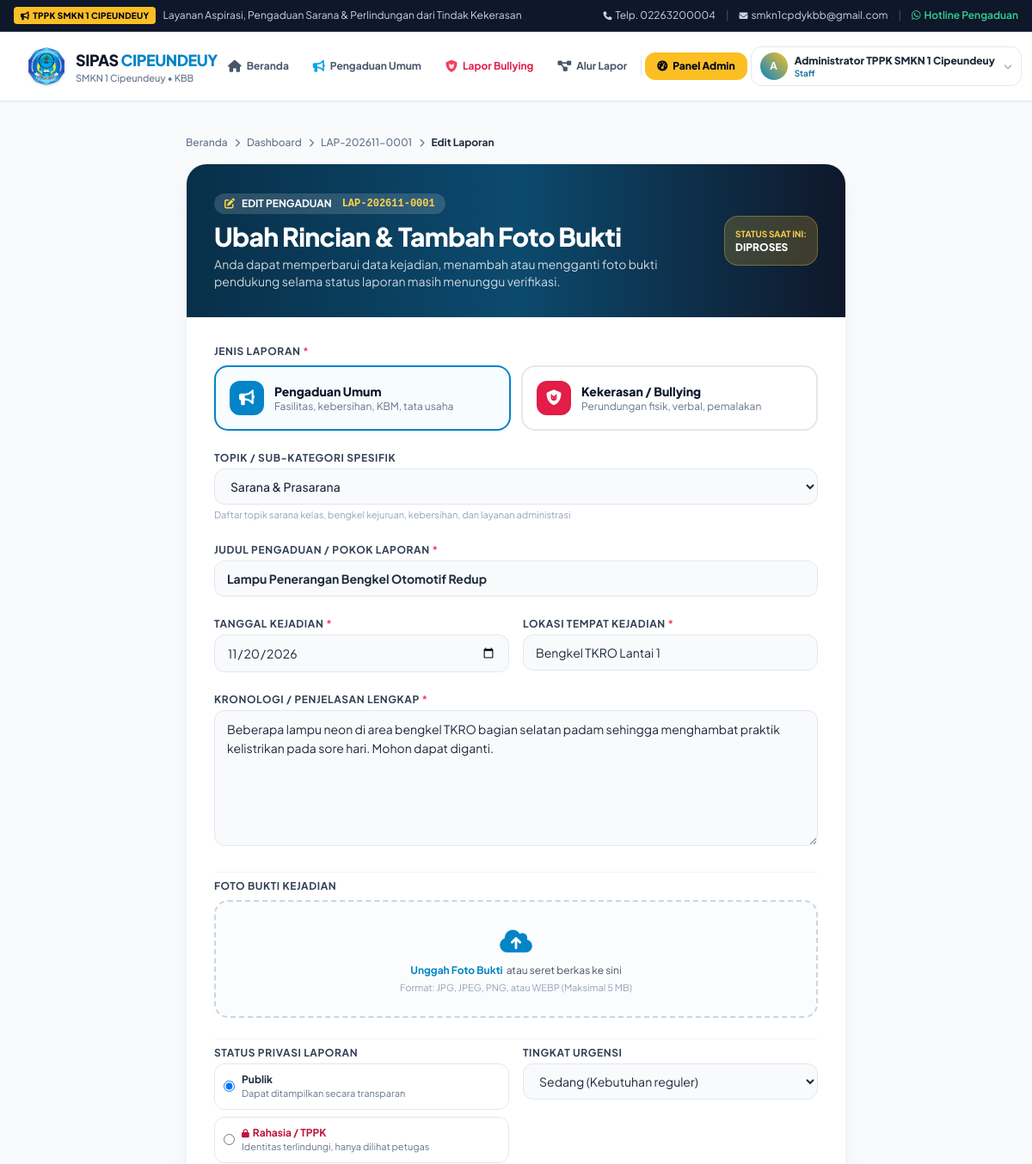
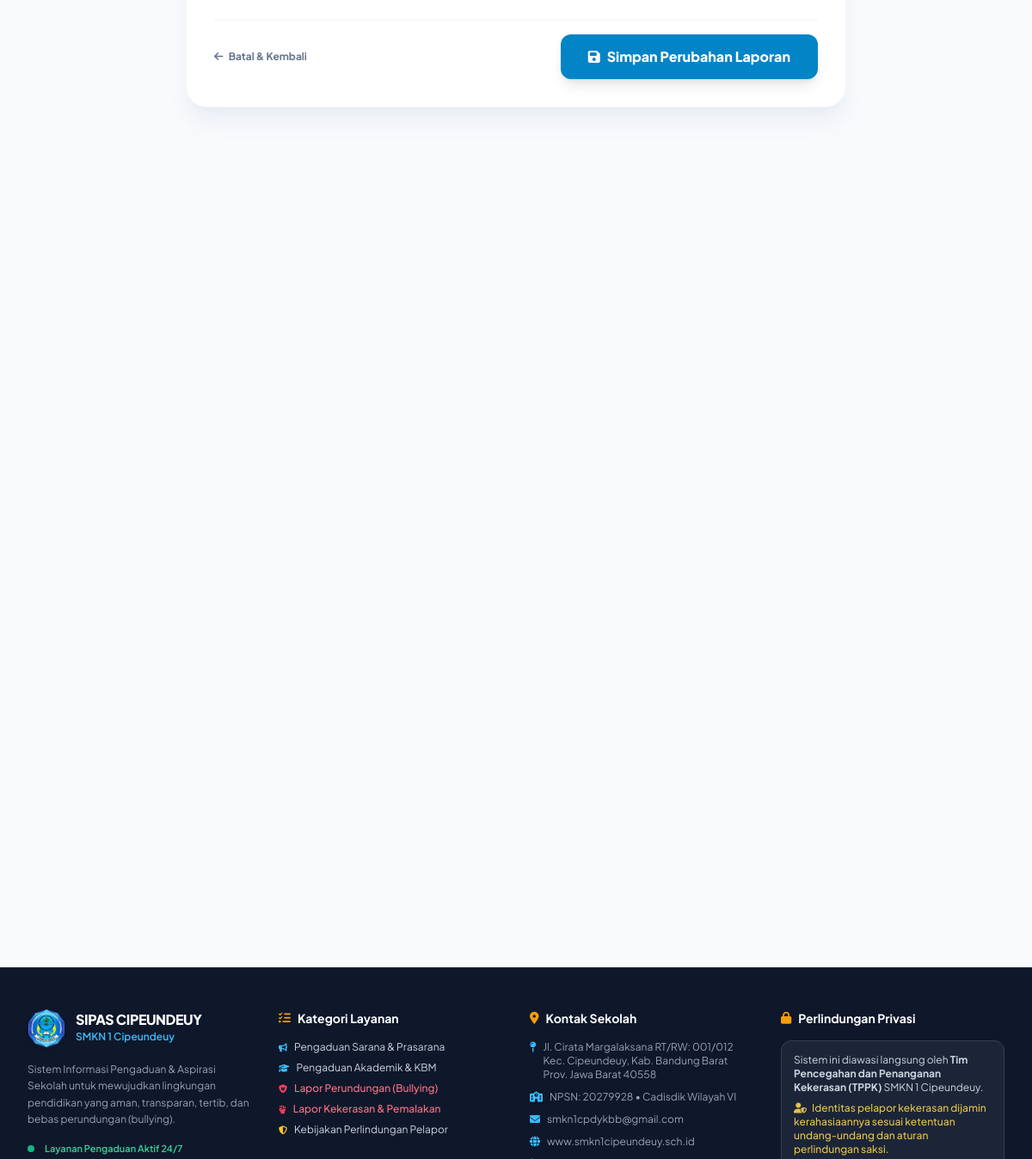
The app's page /pelapor/edit-laporan.php?id=1 (signed in) with its own data (2 pictures, top to bottom).
### tables this page shows
CREATE TABLE `pengaduan` (
    `id` INT AUTO_INCREMENT PRIMARY KEY,
    `kode_tiket` VARCHAR(30) NOT NULL UNIQUE,
    `user_id` INT NOT NULL,
    `jenis_laporan` ENUM('umum', 'kekerasan_bullying') NOT NULL,
    `kategori_id` INT NULL,
    `judul` VARCHAR(200) NOT NULL,
    `isi_laporan` TEXT NOT NULL,
    `tanggal_kejadian` DATE NOT NULL,
    `lokasi_kejadian` VARCHAR(150) NOT NULL,
    `foto_bukti` VARCHAR(255) NULL,
    `status_privasi` ENUM('publik', 'rahasia') NOT NULL DEFAULT 'publik' COMMENT 'rahasia: hanya admin/TPPK yang tahu identitas pelapor',
    `prioritas` ENUM('rendah', 'sedang', 'tinggi', 'darurat') NOT NULL DEFAULT 'sedang',
    `status` ENUM('menunggu', 'diproses', 'selesai', 'ditolak') NOT NULL DEFAULT 'menunggu',
    `created_at` TIMESTAMP DEFAULT CURRENT_TIMESTAMP,
    `updated_at` TIMESTAMP DEFAULT CURRENT_TIMESTAMP ON UPDATE CURRENT_TIMESTAMP,
    INDEX `idx_pengaduan_user` (`user_id`),
    INDEX `idx_pengaduan_kategori` (`kategori_id`),
    CONSTRAINT `fk_pengaduan_user` FOREIGN KEY (`user_id`) REFERENCES `users` (`id`) ON DELETE CASCADE,
    CONSTRAINT `fk_pengaduan_kategori` FOREIGN KEY (`kategori_id`) REFERENCES `kategori_pengaduan` (`id`) ON DELETE SET NULL
);

CREATE TABLE `kategori_pengaduan` (
    `id` INT AUTO_INCREMENT PRIMARY KEY,
    `jenis_laporan` ENUM('umum', 'kekerasan_bullying') NOT NULL,
    `nama_kategori` VARCHAR(100) NOT NULL,
    `deskripsi` TEXT NULL,
    `icon` VARCHAR(50) DEFAULT 'fa-folder'
);

### pelapor/edit-laporan.php (the view, shortened to what the rows shown need)
<?php
require_once __DIR__ . '/../config/helpers.php';
$db = get_db_connection();
$id = isset($_GET['id']) ? (int)$_GET['id'] : 0;
$stmt = $db->prepare("SELECT * FROM pengaduan WHERE id = ?");
$stmt->execute([$id]);
$lap = $stmt->fetch();
$stmtKat = $db->query("SELECT * FROM kategori_pengaduan ORDER BY jenis_laporan, nama_kategori ASC");
$allKategori = $stmtKat->fetchAll();
$selectedJenis = $_POST['jenis_laporan'] ?? $lap['jenis_laporan'];
$formData = [
    'jenis_laporan'    => $selectedJenis,
    'kategori_id'      => $_POST['kategori_id'] ?? $lap['kategori_id'],
    'judul'            => $_POST['judul'] ?? $lap['judul'],
    'tanggal_kejadian' => $_POST['tanggal_kejadian'] ?? $lap['tanggal_kejadian'],
    'lokasi_kejadian'  => $_POST['lokasi_kejadian'] ?? $lap['lokasi_kejadian'],
    'isi_laporan'      => $_POST['isi_laporan'] ?? $lap['isi_laporan'],
    'status_privasi'   => $_POST['status_privasi'] ?? $lap['status_privasi'],
    'prioritas'        => $_POST['prioritas'] ?? $lap['prioritas'],
    'foto_bukti'       => $lap['foto_bukti'],
];
require_once __DIR__ . '/../includes/header.php';
?>
<div class="py-10 px-4 sm:px-6 lg:px-8 bg-slate-50 min-h-[85vh]">
    <div class="max-w-3xl mx-auto">
        <nav class="flex items-center gap-2 text-xs text-slate-500 mb-4 font-medium">
            <a href="<?= base_url('index.php') ?>" class="hover:text-smk-blue">Beranda</a>
            <i class="fa-solid fa-chevron-right text-[10px]"></i>
            <a href="<?= base_url('pelapor/dashboard.php') ?>" class="hover:text-smk-blue">Dashboard</a>
            <i class="fa-solid fa-chevron-right text-[10px]"></i>
            <a href="<?= base_url('pelapor/detail.php?id=' . $lap['id']) ?>" class="hover:text-smk-blue"><?= htmlspecialchars($lap['kode_tiket']) ?></a>
            <i class="fa-solid fa-chevron-right text-[10px]"></i>
            <span class="text-slate-800 font-bold">Edit Laporan</span>
        </nav>
        <div class="bg-white rounded-3xl shadow-xl shadow-slate-200/60 border border-slate-100 overflow-hidden">
            <div class="p-6 sm:p-8 bg-gradient-to-r from-sky-950 via-sky-900 to-slate-900 text-white">
                <div class="flex flex-col sm:flex-row justify-between items-start sm:items-center gap-4">
                    <div>
                        <div class="inline-flex items-center gap-2 px-3 py-1 rounded-full text-xs font-bold bg-white/15 backdrop-blur text-white mb-2">
                            <i class="fa-solid fa-pen-to-square text-amber-300"></i>
                            <span>EDIT PENGADUAN</span>
                            <span class="font-mono text-amber-300 ml-1"><?= htmlspecialchars($lap['kode_tiket']) ?></span>
                        </div>
                        <h1 class="text-2xl sm:text-3xl font-black tracking-tight">
                            Ubah Rincian & Tambah Foto Bukti
                        </h1>
                    </div>
                    <div class="bg-amber-400/20 backdrop-blur border border-amber-300/30 p-3 rounded-2xl text-xs text-amber-200 shrink-0">
                        <span class="block text-[10px] uppercase font-bold text-amber-300">Status Saat Ini:</span>
                        <span class="font-black text-white uppercase text-xs"><?= $lap['status'] ?></span>
                    </div>
                </div>
            </div>
            <div class="p-6 sm:p-8">
                <form method="POST" action="" enctype="multipart/form-data" class="space-y-6">
                    <div>
                        <label for="kategori_id" class="block text-xs font-bold uppercase tracking-wider text-slate-700 mb-1">
                            Topik / Sub-Kategori Spesifik
                        </label>
                        <select id="kategori_id" name="kategori_id" class="w-full px-3.5 py-2.5 bg-slate-50 border border-slate-200 rounded-xl text-sm focus:outline-none focus:ring-2 focus:ring-sky-500 focus:bg-white transition font-medium">
                            <?php foreach ($allKategori as $kat): ?>
                                <option value="<?= $kat['id'] ?>"
                                        data-jenis="<?= $kat['jenis_laporan'] ?>"
                                        class="kategori-item"
                                        <?= (int)$formData['kategori_id'] === (int)$kat['id'] ? 'selected' : '' ?>>
                                    <?= htmlspecialchars($kat['nama_kategori']) ?>
                                </option>
                            <?php endforeach; ?>
                        </select>
                        <p class="text-[11px] text-slate-400 mt-1" id="subKatHint"></p>
                    </div>
                    <div>
                        <label for="judul" class="block text-xs font-bold uppercase tracking-wider text-slate-700 mb-1">
                            Judul Pengaduan / Pokok Laporan <span class="text-rose-500">*</span>
                        </label>
                        <input type="text" id="judul" name="judul" value="<?= htmlspecialchars($formData['judul']) ?>" required
                            class="w-full px-3.5 py-2.5 bg-slate-50 border border-slate-200 rounded-xl text-sm focus:outline-none focus:ring-2 focus:ring-sky-500 focus:bg-white transition font-bold">
                    </div>
                    <div class="grid grid-cols-1 sm:grid-cols-2 gap-4">
                        <div>
                            <label for="tanggal_kejadian" class="block text-xs font-bold uppercase tracking-wider text-slate-700 mb-1">
                                Tanggal Kejadian <span class="text-rose-500">*</span>
                            </label>
                            <input type="date" id="tanggal_kejadian" name="tanggal_kejadian" value="<?= htmlspecialchars($formData['tanggal_kejadian']) ?>" max="<?= date('Y-m-d') ?>" required
                                class="w-full px-3.5 py-2.5 bg-slate-50 border border-slate-200 rounded-xl text-sm focus:outline-none focus:ring-2 focus:ring-sky-500 focus:bg-white transition">
                        </div>
                        <div>
                            <label for="lokasi_kejadian" class="block text-xs font-bold uppercase tracking-wider text-slate-700 mb-1">
                                Lokasi Tempat Kejadian <span class="text-rose-500">*</span>
                            </label>
                            <input type="text" id="lokasi_kejadian" name="lokasi_kejadian" value="<?= htmlspecialchars($formData['lokasi_kejadian']) ?>" required
                                class="w-full px-3.5 py-2.5 bg-slate-50 border border-slate-200 rounded-xl text-sm focus:outline-none focus:ring-2 focus:ring-sky-500 focus:bg-white transition">
                        </div>
                    </div>
                    <div>
                        <label for="isi_laporan" class="block text-xs font-bold uppercase tracking-wider text-slate-700 mb-1">
                            Kronologi / Penjelasan Lengkap <span class="text-rose-500">*</span>
                        </label>
                        <textarea id="isi_laporan" name="isi_laporan" rows="6" required
                            class="w-full px-3.5 py-2.5 bg-slate-50 border border-slate-200 rounded-xl text-sm focus:outline-none focus:ring-2 focus:ring-sky-500 focus:bg-white transition leading-relaxed"><?= htmlspecialchars($formData['isi_laporan']) ?></textarea>
                    </div>
                    <div class="grid grid-cols-1 sm:grid-cols-2 gap-4 pt-2 border-t border-slate-100">
                        <div>
                            <div class="space-y-2">
                                <label class="flex items-center gap-2 p-2.5 rounded-xl border border-slate-200 cursor-pointer hover:bg-slate-50 text-xs">
                                    <input type="radio" name="status_privasi" value="publik" <?= $formData['status_privasi'] === 'publik' ? 'checked' : '' ?> class="text-smk-blue">
                                    <div>
                                        <span class="font-bold text-slate-800">Publik</span>
                                        <span class="block text-[11px] text-slate-500">Dapat ditampilkan secara transparan</span>
                                    </div>
                                </label>
                                <label class="flex items-center gap-2 p-2.5 rounded-xl border border-slate-200 cursor-pointer hover:bg-slate-50 text-xs">
                                    <input type="radio" name="status_privasi" value="rahasia" <?= $formData['status_privasi'] === 'rahasia' ? 'checked' : '' ?> class="text-rose-600">
                                    <div>
                                        <span class="font-bold text-rose-700 flex items-center gap-1">
                                        </span>
                                        <span class="block text-[11px] text-slate-500">Identitas terlindungi, hanya dilihat petugas</span>
                                    </div>
                                </label>
                            </div>
                        </div>
                        <div>
                            <label for="prioritas" class="block text-xs font-bold uppercase tracking-wider text-slate-700 mb-1">
                                Tingkat Urgensi
                            </label>
                            <select id="prioritas" name="prioritas" class="w-full px-3.5 py-2.5 bg-slate-50 border border-slate-200 rounded-xl text-sm focus:outline-none focus:ring-2 focus:ring-sky-500 focus:bg-white transition">
                                <option value="sedang" <?= $formData['prioritas'] === 'sedang' ? 'selected' : '' ?>>Sedang (Kebutuhan reguler)</option>
                            </select>
                        </div>
                    </div>
                </form>
            </div>
        </div>
    </div>
</div>
<?php require_once __DIR__ . '/../includes/footer.php'; ?>

### records on screen
pengaduan: kode_tiket "LAP-202611-0001", status "DIPROSES", kategori_id "Sarana & Prasarana", judul "Lampu Penerangan Bengkel Otomotif Redup", tanggal_kejadian "11/20/2026", lokasi_kejadian "Bengkel TKRO Lantai 1", isi_laporan "Beberapa lampu neon di area bengkel TKRO bagian selatan padam sehingga menghambat praktik kelistrikan pada sore hari. Mohon dapat diganti.", status_privasi "☑ Publik Dapat ditampilkan secar", status_privasi "☐ Rahasia / TPPK Identitas terli", prioritas "Sedang (Kebutuhan reguler)"

### other values on screen
substr($displayName, 0, 1) "A"
$displayName "Administrator TPPK SMKN 1 Cipeundeuy"
$currentUser['tipe_pelapor'] "Staff"
